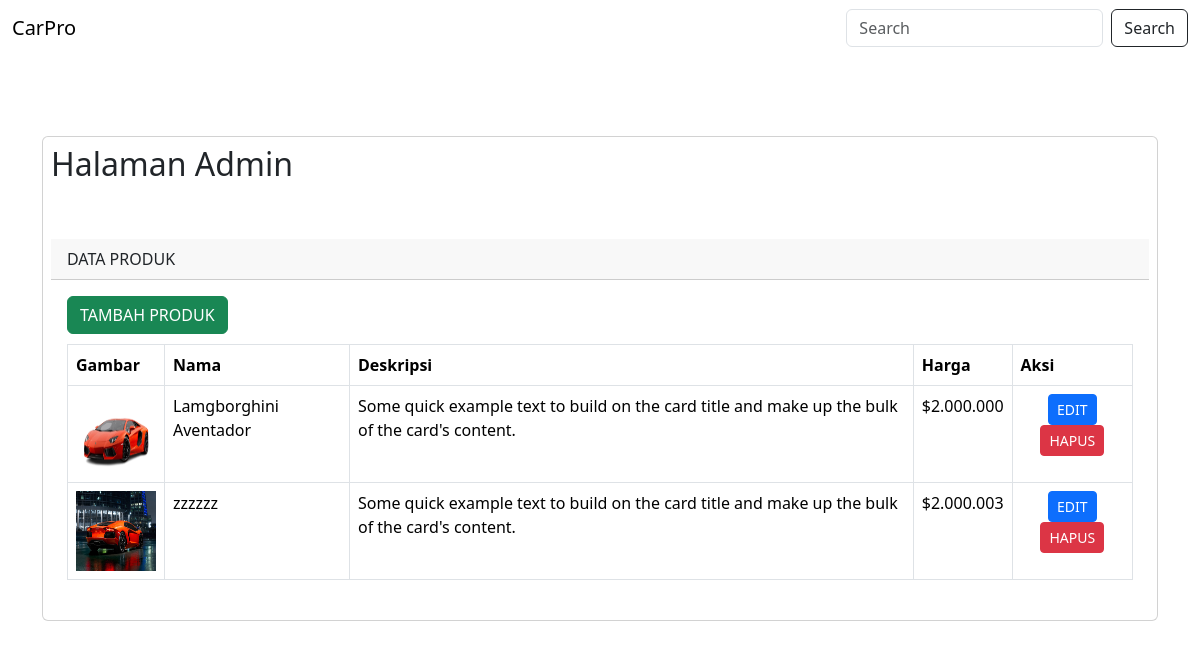
Page /adminpanel/admin.php on the earlier database version.
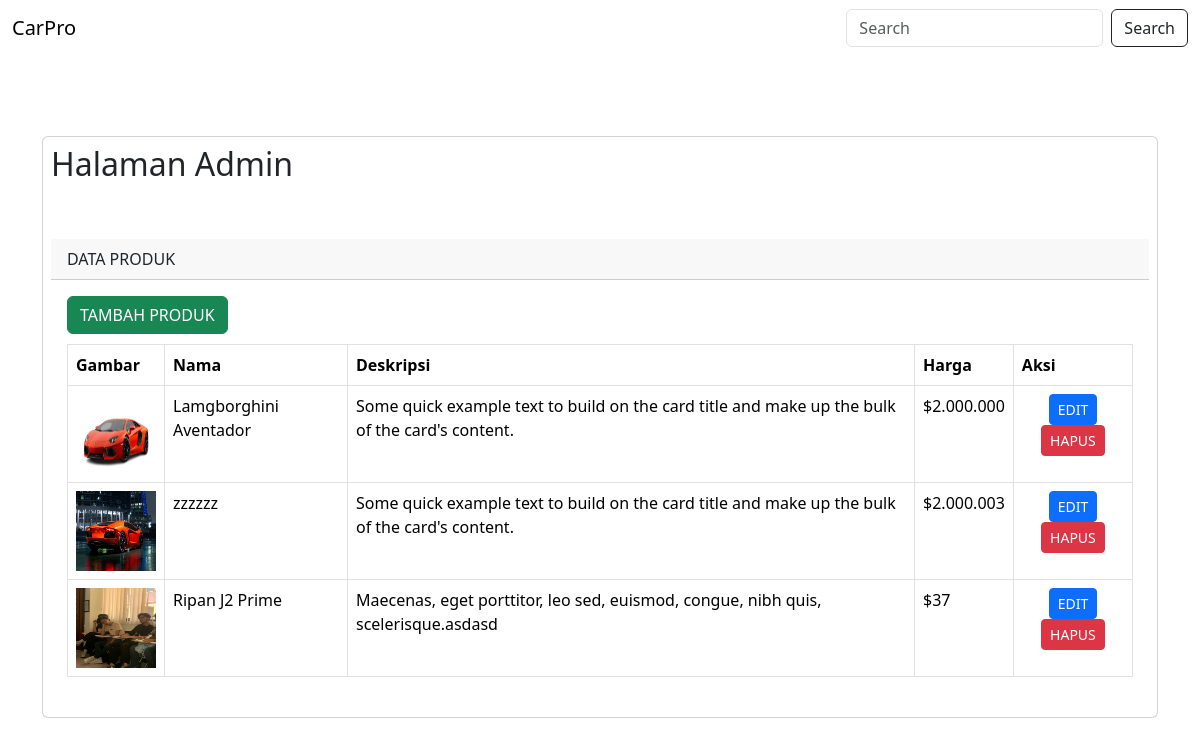
Same page on the later database version.
### tables this page shows
CREATE TABLE `produk` (
  `id` int NOT NULL,
  `gambar` varchar(255) NOT NULL,
  `nama` varchar(50) NOT NULL,
  `desk` varchar(255) NOT NULL,
  `harga` varchar(20) NOT NULL
);

### inc/function.php (called while the page is built, shortened)
<?php
$conn = mysqli_connect("localhost", "root", "", "pw2024_tubes_233040134");
function query($query)
{
    global $conn;
    $result = mysqli_query($conn, $query);
    $rows = [];
    while ($row = mysqli_fetch_assoc($result)) {
        $rows[] = $row;
    }
    return $rows;
}

### adminpanel/admin.php (the view, shortened to what this page needs)
<?php
require '../inc/function.php';
$produk = query("SELECT * FROM produk");
?>
<!doctype html>
<html lang="en">
<head>
    <link href="https://cdn.jsdelivr.net/npm/bootstrap@5.3.3/dist/css/bootstrap.min.css" rel="stylesheet">
    <link rel="stylesheet" href="//cdn.datatables.net/1.10.20/css/jquery.dataTables.min.css">
</head>
<body>
    <nav class="navbar navbar-expand-lg">
        <div class="container-fluid d-flex justify-content-between align-items-center">
            <a class="navbar-brand" href="#">CarPro</a>
            <form class="d-flex" role="search" method="post">
                <input class="form-control  me-2" type="search" name="keyword" placeholder="Search" aria-label="Search">
                <button class="btn btn-outline-dark" name="cari" type="submit">Search</button>
            </form>
        </div>
    </nav>
    <div class="container" style="margin-top: 80px">
        <div class="row">
            <div class="col-md-12">
                <div class="card p-2">
                    <h2>Halaman Admin</h2>
                    <br />
                    <br />
                    <div class="card-header">
                        DATA PRODUK
                    </div>
                    <div class="card-body">
                        <a href="tambah.php" class="btn btn-md btn-success" style="margin-bottom: 10px">TAMBAH PRODUK</a>
                        <table class="table table-bordered">
                            <thead>
                                <tr>
                                    <th scope="col">Gambar</th>
                                    <th scope="col">Nama</th>
                                    <th scope="col">Deskripsi</th>
                                    <th scope="col">Harga</th>
                                    <th scope="col">Aksi</th>
                                </tr>
                            </thead>
                            <tbody>
                                <?php foreach ($produk as $pro) : ?>
                                    <tr>
                                        <td><img src="../assets/img/<?= $pro["gambar"]; ?>" width="80px" height="80px" alt=""></td>
                                        <td><?= $pro["nama"]; ?></td>
                                        <td><?= $pro["desk"]; ?></td>
                                        <td><?= $pro["harga"]; ?></td>
                                        <td class="text-center">
                                            <a href="edit.php?id=<?= $pro["id"]; ?>" class="btn btn-sm btn-primary">EDIT</a>
                                            <a href="hapus.php?id=<?= $pro["id"]; ?>" class="btn btn-sm btn-danger">HAPUS</a>
                                        </td>
                                    </tr>
                                <?php endforeach; ?>
                            </tbody>
                        </table>
                    </div>
                </div>
            </div>
        </div>
</body>
</html>

Differences in the rows shown:
added produk: gambar (picture), nama "Ripan J2 Prime", desk "Maecenas, eget porttitor, leo sed, euismod, congue, nibh quis, scelerisque.asdasd", harga "$37"
